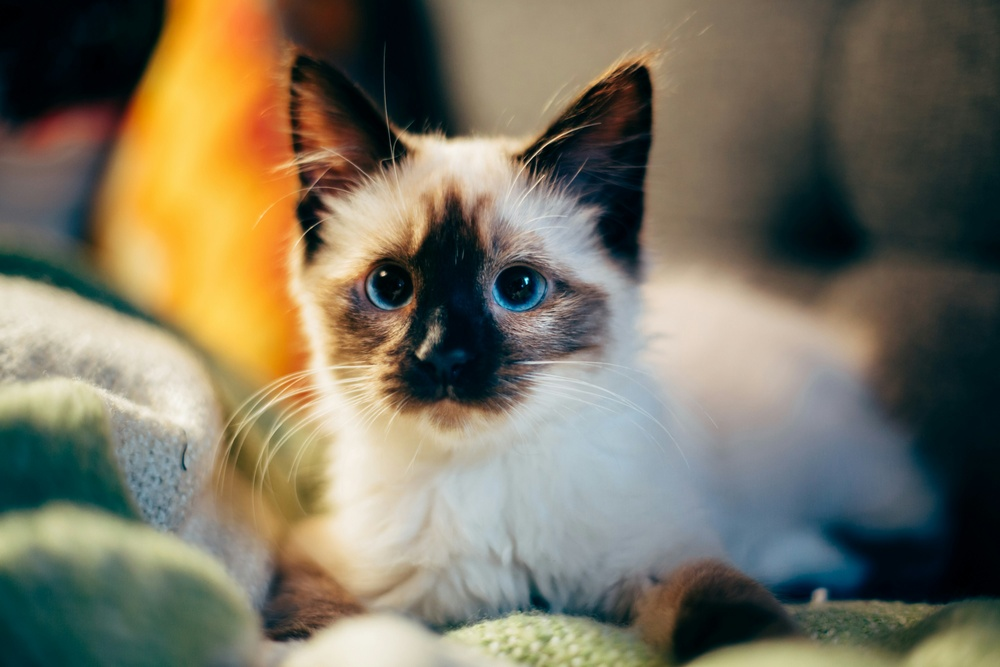
#> input picture cat.jpg, 1000 x 667 px, shrunk from 4000 x 2667 before the run
$ python pybinarize.py
#> lines starting #> are read from the running program, lines starting #| are printed output that depends on the picture; after the words box and inside, x2 and y2 are one past the last pixel; in counts of white or black regions, pixels touching at a corner belong together
import numpy as np
from PIL import Image
import matplotlib.pyplot as plt

# Load the image using PIL (Python Imaging Library)
img = Image.open('cat.jpg')
#> img is the input picture: PIL image 1000x667 RGB; mean R, G, B 120.9, 114.5, 95.4

# Convert the image to grayscale
img_gray = img.convert('L')
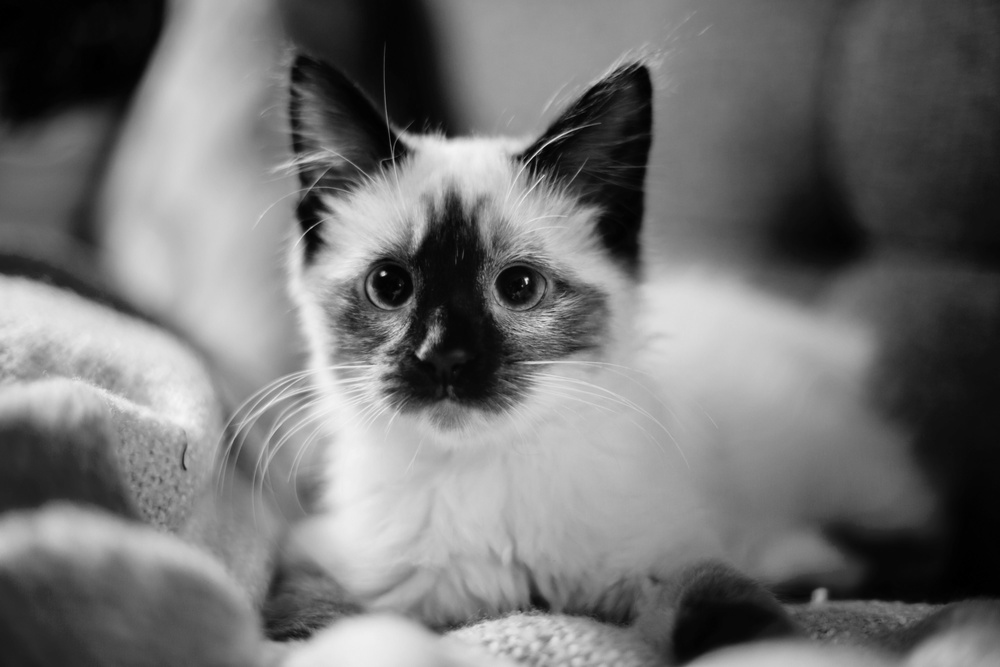
#> img_gray: PIL image 1000x667 L; min 0, max 246, mean 114.2

# Convert the grayscale image to a NumPy array
img_array = np.array(img_gray)

# Binarize the image using a threshold
threshold = 128
binary_img = np.where(img_array < threshold, 0, 255).astype(np.uint8)
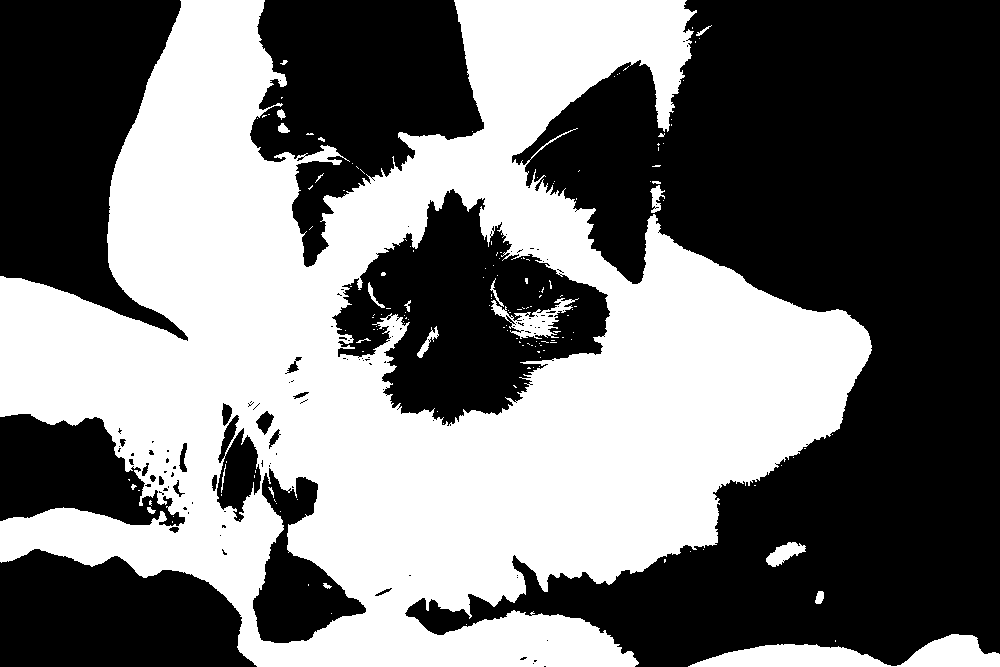
#> binary_img: shape (667, 1000); 45.6% white; 162 white regions (140 under 20 px), largest, box (x1, y1, x2, y2) and area: (0, 0, 872, 667) 295249, (688, 634, 1000, 667) 5419, (491, 298, 579, 339) 1249

# Display the original and binarized images
plt.figure(figsize= (10, 5))

plt.subplot(1, 2, 1)
plt.imshow(img_array, cmap='gray')
plt.title('Original Grayscale Image')
plt.axis('off')

plt.subplot(1, 2, 2)
plt.imshow(binary_img, cmap='gray')
plt.title('Binarized Image (Threshold = 128)')
plt.axis('off')

plt.tight_layout()
plt.show()
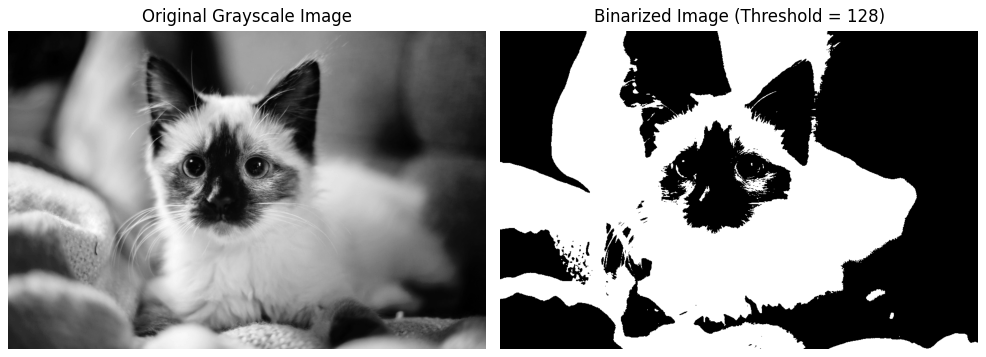
#> figure drawn by matplotlib, 2 panels
